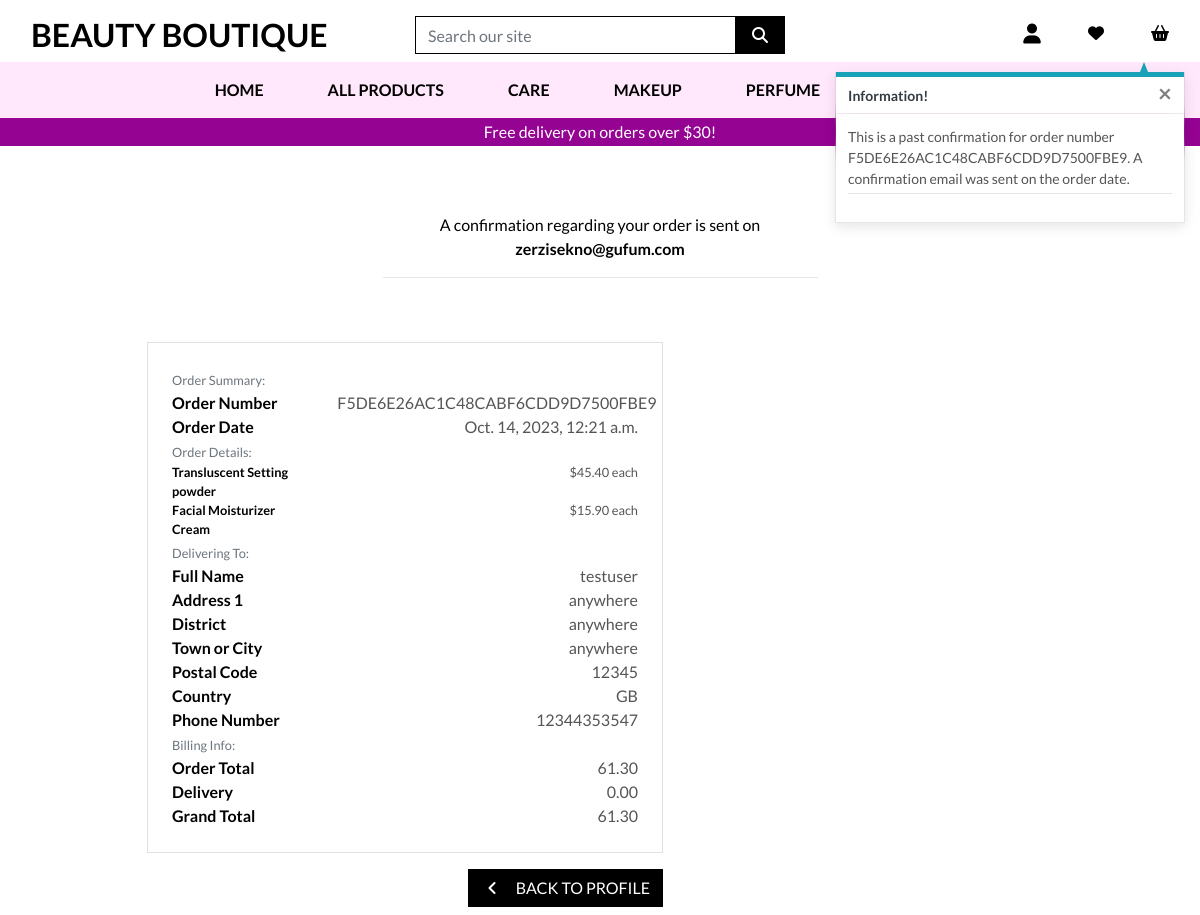
The page /profile/order_history/F5DE6E26AC1C48CABF6CDD9D7500FBE9 on the database its author committed.
### checkout/models.py (models this page shows, shortened)
class Order(models.Model):
    order_number = models.CharField(max_length=32, null=False, editable=False)
    user_profile = models.ForeignKey(UserProfile, on_delete=models.SET_NULL,
                                    null=True, blank=True, related_name='orders')
    name = models.CharField(max_length=50, null=False, blank=False)
    email = models.EmailField(max_length=254, null=False, blank=False)
    phone_number = models.CharField(max_length=20, null=False, blank=False)
    country = CountryField(blank_label='Country', null=False, blank=False)
    postcode = models.CharField(max_length=20, null=True, blank=True)
    town_or_city = models.CharField(max_length=40, null=False, blank=False)
    street_address1 = models.CharField(max_length=80, null=False, blank=False)
    street_address2 = models.CharField(max_length=80, null=True, blank=True)
    district = models.CharField(max_length=80, null=True, blank=True)
    date = models.DateTimeField(auto_now_add=True)
    delivery_cost = models.DecimalField(max_digits=6, decimal_places=2, null=False, default=0)
    order_total = models.DecimalField(max_digits=10, decimal_places=2, null=False, default=0)
    grand_total = models.DecimalField(max_digits=10, decimal_places=2, null=False, default=0)
    original_basket = models.TextField(null=False, blank=False, default='')
    stripe_pid = models.CharField(max_length=254, null=False, blank=False,
                                  default='')

class OrderLineItem(models.Model):
    order = models.ForeignKey(Order, null=False, blank=False, on_delete=models.CASCADE, related_name='lineitems')
    product = models.ForeignKey(Product, null=False, blank=False, on_delete=models.CASCADE)
    quantity = models.IntegerField(null=False, blank=False, default=0)
    lineitem_total = models.DecimalField(max_digits=6, decimal_places=2, null=False, blank=False, editable=False)

### products/models.py (models this page shows, shortened)
class Product(models.Model):
    category = models.ForeignKey('Category', null=True, blank=True,
                                 on_delete=models.SET_NULL)
    sku = models.CharField(max_length=254, null=True, blank=True)
    name = models.CharField(max_length=254)
    description = models.TextField()
    application = models.TextField()
    ingredients = models.TextField()
    price = models.DecimalField(max_digits=6, decimal_places=2)
    rating = models.DecimalField(max_digits=6, decimal_places=2, null=True,
                                 blank=True)
    image_url = models.URLField(max_length=1024, null=True, blank=True)
    image = models.ImageField(null=True, blank=True)
    available_products =  models.IntegerField(default=15)
    user_favourites = models.ManyToManyField(User, related_name='favourites', blank=True)

### profiles/views.py (the view)
# urls.py: path('order_history/<order_number>', views.order_history, name='order_history'),
def order_history(request, order_number):
    order = get_object_or_404(Order, order_number=order_number)
    messages.info(request, (
        f'This is a past confirmation for order number {order_number}. '
        'A confirmation email was sent on the order date.'
    ))
    template = 'checkout/checkout_successful.html'
    context = {
        'order': order,
        'from_profile': True,
    }
    return render(request, template, context)

### basket/contexts.py (called while the page is built, shortened)
def basket_contents(request):
    basket_items = []
    total = 0
    product_count = 0
    basket = request.session.get('basket', {})
    if total < settings.FREE_DELIVERY_THRESHOLD:
        delivery = total * Decimal(settings.STANDARD_DELIVERY_PERCENTAGE / 100)
        free_delivery_delta = settings.FREE_DELIVERY_THRESHOLD - total
    else:
        delivery = 0
        free_delivery_delta = 0
    grand_total = delivery + total
    context = {
        'basket_items' : basket_items,
        'total' : total,
        'product_count' : product_count,
        'delivery' : delivery,
        'free_delivery_delta' : free_delivery_delta,
        'free_delivery_threshold': settings.FREE_DELIVERY_THRESHOLD,
        'grand_total' : grand_total,
    }
    return context

### favourites/contexts.py (called while the page is built)
def favourites_contents(request):
    products = 0
    quantity = 0
    if request.user.is_authenticated:
        products = Product.objects.filter(user_favourites=request.user)
        quantity = (products).count()
    context = {
        "user_favourites": products,
        "quantity" : quantity,
        }
    return(context)

### checkout/templates/checkout/checkout_successful.html (shortened to what this page needs)
{% extends "base.html" %}
{% load static %}
{% block extra_css %}
<link rel="stylesheet" href="{% static 'checkout/css/checkout.css' %}">
{% endblock %}
{% block page_header %}
<div class="container h-20 my-4 py-3 py-2 bg-white">
    <div class="col-6 text-center mb-2 mx-auto">
        <h6 class="logo-font text-white font-weight-bold">
        </h6>
        <p class="text-black"> A confirmation regarding your order is sent on <strong>{{ order.email }}</strong></p>
        <hr>
    </div>
</div>
{% endblock %}
{% block content %}
<div class="container-fluid">
    <div class="container">
        <div class="row bg-white">
            <div class="col-12 col-lg-7">
                <div class="order-confirmation-wrapper p-4 border mt-2 mb-2">
                    <div class="row">
                        <div class="col">
                            <small class="text-muted">Order Summary:</small>
                        </div>
                    </div>
                    <div class="row">
                        <div class="col-12 col-md-4">
                            <p class="mb-0 text-black font-weight-bold">Order Number</p>
                        </div>
                        <div class="col-12 col-md-8 text-md-right">
                            <p class="mb-0">{{ order.order_number }}</p>
                        </div>
                    </div>
                    <div class="row">
                        <div class="col-12 col-md-4">
                            <p class="mb-0 text-black font-weight-bold">Order Date</p>
                        </div>
                        <div class="col-12 col-md-8 text-md-right">
                            <p class="mb-0">{{ order.date }}</p>
                        </div>
                    </div>
                    <div class="row">
                        <div class="col">
                            <small class="text-muted">Order Details:</small>
                        </div>
                    </div>
                    {% for item in order.lineitems.all %}
                    <div class="row">
                        <div class="col-12 col-md-4">
                            <p class="small mb-0 text-black font-weight-bold">
                                {{ item.product.name }}
                            </p>
                        </div>
                        <div class="col-12 col-md-8 text-md-right">
                            <p class="small mb-0"> ${{ item.product.price }} each</p>
                        </div>
                    </div>
                    {% endfor %}
                    <div class="row">
                        <div class="col">
                            <small class="text-muted">Delivering To:</small>
                        </div>
                    </div>
                    <div class="row">
                        <div class="col-12 col-md-4">
                            <p class="mb-0 text-black font-weight-bold">Full Name</p>
                        </div>
                        <div class="col-12 col-md-8 text-md-right">
                            <p class="mb-0">{{ order.name }}</p>
                        </div>
                    </div>
                    <div class="row">
                        <div class="col-12 col-md-4">
                            <p class="mb-0 text-black font-weight-bold">Address 1</p>
                        </div>
                        <div class="col-12 col-md-8 text-md-right">
                            <p class="mb-0">{{ order.street_address1 }}</p>
                        </div>
                    </div>
                    {% if order.district %}
                    <div class="row">
                        <div class="col-12 col-md-4">
                            <p class="mb-0 text-black font-weight-bold">District</p>
                        </div>
                        <div class="col-12 col-md-8 text-md-right">
                            <p class="mb-0">{{ order.district }}</p>
                        </div>
                    </div>
                    {% endif %}
                    <div class="row">
                        <div class="col-12 col-md-4">
                            <p class="mb-0 text-black font-weight-bold">Town or City</p>
                        </div>
                        <div class="col-12 col-md-8 text-md-right">
                            <p class="mb-0">{{ order.town_or_city }}</p>
                        </div>
                    </div>
                    {% if order.postcode %}
                    <div class="row">
                        <div class="col-12 col-md-4">
                            <p class="mb-0 text-black font-weight-bold">Postal Code</p>
                        </div>
                        <div class="col-12 col-md-8 text-md-right">
                            <p class="mb-0">{{ order.postcode }}</p>
                        </div>
                    </div>
                    {% endif %}
                    <div class="row">
                        <div class="col-12 col-md-4">
                            <p class="mb-0 text-black font-weight-bold">Country</p>
                        </div>
                        <div class="col-12 col-md-8 text-md-right">
                            <p class="mb-0">{{ order.country }}</p>
                        </div>
                    </div>
                    <div class="row">
                        <div class="col-12 col-md-4">
                            <p class="mb-0 text-black font-weight-bold">Phone Number</p>
                        </div>
                        <div class="col-12 col-md-8 text-md-right">
                            <p class="mb-0">{{ order.phone_number }}</p>
                        </div>
                    </div>
                    <div class="row">
                        <div class="col">
                            <small class="text-muted">Billing Info:</small>
                        </div>
                    </div>
                    <div class="row">
                        <div class="col-12 col-md-4">
                            <p class="mb-0 text-black font-weight-bold">Order Total</p>
                        </div>
                        <div class="col-12 col-md-8 text-md-right">
                            <p class="mb-0">{{ order.order_total }}</p>
                        </div>
                    </div>
                    <div class="row">
                        <div class="col-12 col-md-4">
                            <p class="mb-0 text-black font-weight-bold">Delivery</p>
                        </div>
                        <div class="col-12 col-md-8 text-md-right">
                            <p class="mb-0">{{ order.delivery_cost }}</p>
                        </div>
                    </div>
                    <div class="row">
                        <div class="col-12 col-md-4">
                            <p class="mb-0 text-black font-weight-bold">Grand Total</p>
                        </div>
                        <div class="col-12 col-md-8 text-md-right">
                            <p class="mb-0">{{ order.grand_total }}</p>
                        </div>
                    </div>
                </div>
            </div>
        </div>
        <div class="row">
			<div class="col-12 col-lg-7 text-right">
                {% if from_profile %}
                    <a href="{% url 'profile' %}" class="btn btn-black rounded-0 my-2">
                        <span class="icon mr-2">
                            <i class="fas fa-angle-left"></i>
                        </span>
                        <span class="text-uppercase">Back to Profile</span>
                    </a>
                {% endif %}
			</div>
		</div>
    </div>
{% endblock %}

### static/css/base.css (style rules this page uses)
html { height: 100%; }
body { background: url('/media/sincerely-media-EmdXBCY_Cds-unsplash.jpg') no-repeat center center fixed; background-size: cover; height: calc(100vh - 164px); color: #555; font-family: 'Lato'; }
.icon { align-items: center; display: inline-flex; justify-content: center; height: 1.5rem; width: 1.5rem; }
.logo-font { text-transform: uppercase; }
.btn-black { background: black; color: white; }
.text-black { color: #000 !important; }
@media (min-width: 1200px) { .container { max-width: 80%; } }

### rows shown on the page
Order: email "zerzisekno@gufum.com", order_number "F5DE6E26AC1C48CABF6CDD9D7500FBE9", date "Oct. 14, 2023, 12:21 a.m.", name "testuser", street_address1 "anywhere", district "anywhere", town_or_city "anywhere", postcode "12345", country "GB", phone_number "12344353547", order_total "61.30", delivery_cost "0.00", grand_total "61.30"
OrderLineItem: product.name "Transluscent Setting powder", product.price "45.40"
OrderLineItem: product.name "Facial Moisturizer Cream", product.price "15.90"

### other values the page prints
{{ free_delivery_threshold }} "30"
{{ message }} "This is a past confirmation for order number F5DE6E26AC1C48CABF6CDD9D7500FBE9. A confirmation email was sent on the order date."
